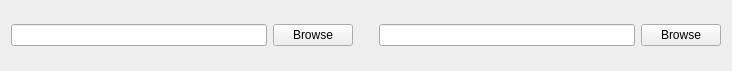
<?xml version="1.0" encoding="UTF-8"?>
<ui version="4.0">
 <class>CopyFileWidget</class>
 <widget class="QWidget" name="CopyFileWidget">
  <property name="geometry">
   <rect>
    <x>0</x>
    <y>0</y>
    <width>732</width>
    <height>71</height>
   </rect>
  </property>
  <property name="sizePolicy">
   <sizepolicy hsizetype="Preferred" vsizetype="Minimum">
    <horstretch>0</horstretch>
    <verstretch>0</verstretch>
   </sizepolicy>
  </property>
  <property name="windowTitle">
   <string>Form</string>
  </property>
  <layout class="QVBoxLayout" name="verticalLayout_3">
   <item>
    <layout class="QVBoxLayout" name="verticalLayout_2">
     <property name="sizeConstraint">
      <enum>QLayout::SetMinAndMaxSize</enum>
     </property>
     <item>
      <layout class="QHBoxLayout" name="horizontalLayout">
       <property name="sizeConstraint">
        <enum>QLayout::SetMaximumSize</enum>
       </property>
       <item>
        <layout class="QHBoxLayout" name="horizontalLayout_2">
         <item>
          <widget class="QLineEdit" name="lineEdit"/>
         </item>
         <item>
          <widget class="QPushButton" name="btnBrowseSource">
           <property name="text">
            <string>Browse</string>
           </property>
          </widget>
         </item>
        </layout>
       </item>
       <item>
        <spacer name="verticalSpacer">
         <property name="orientation">
          <enum>Qt::Vertical</enum>
         </property>
         <property name="sizeHint" stdset="0">
          <size>
           <width>20</width>
           <height>40</height>
          </size>
         </property>
        </spacer>
       </item>
       <item>
        <layout class="QHBoxLayout" name="horizontalLayout_3">
         <item>
          <widget class="QLineEdit" name="lineEdit_2"/>
         </item>
         <item>
          <widget class="QPushButton" name="btnBrowseDest">
           <property name="text">
            <string>Browse</string>
           </property>
          </widget>
         </item>
        </layout>
       </item>
      </layout>
     </item>
    </layout>
   </item>
  </layout>
 </widget>
 <resources/>
 <connections/>
</ui>
